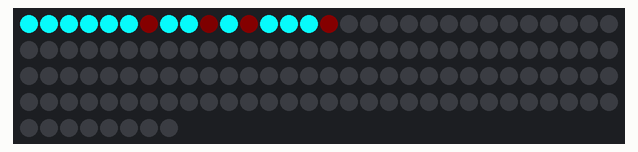
This sketch was run on a simulated Teensy 4. On the bench: 128 RGB LEDs in strip order, left to right, continuing on the next row.

Above: at 0.15 s.

The sketch:

grid16_helloworld.ino
```cpp
#include <OctoWS2811.h>
#include "triangular.h"
#include "hcolor.h"

using namespace Triangular;

static const int ledCount = 16;
DMAMEM int displayMemory[ledCount*6];
int drawingMemory[ledCount*6];
OctoWS2811 leds(ledCount, displayMemory, drawingMemory, WS2811_GRB | WS2811_800kHz);
HPixelBuffer<ledCount> pixbuf;

#define REV1

// This table describes the way the LED strips are arragned in the 16-pixel triangular grid.
#ifdef REV1
static const uint16_t grid16_lut[] = {
  /*  0 */  Grid::EVEN | Grid::DIR_POS |                 Grid::NBR_POS | Grid::V_NONE,
  /*  1 */  Grid::ODD  | Grid::DIR_POS | Grid::NBR_NEG | Grid::NBR_POS | 11,
  /*  2 */  Grid::EVEN | Grid::DIR_POS | Grid::NBR_NEG | Grid::NBR_POS | Grid::V_NONE,
  /*  3 */  Grid::ODD  | Grid::DIR_POS | Grid::NBR_NEG | Grid::NBR_POS | 9,
  /*  4 */  Grid::EVEN | Grid::DIR_POS | Grid::NBR_NEG | Grid::NBR_POS | Grid::V_NONE,
  /*  5 */  Grid::ODD  | Grid::DIR_POS | Grid::NBR_NEG | Grid::NBR_POS | 7,
  /*  6 */  Grid::EVEN | Grid::DIR_POS | Grid::NBR_NEG |                 Grid::V_NONE,

  /*  7 */  Grid::EVEN | Grid::DIR_NEG | Grid::NBR_NEG |                 5,
  /*  8 */  Grid::ODD  | Grid::DIR_NEG | Grid::NBR_NEG | Grid::NBR_POS | 14,
  /*  9 */  Grid::EVEN | Grid::DIR_NEG | Grid::NBR_NEG | Grid::NBR_POS | 3,
  /* 10 */  Grid::ODD  | Grid::DIR_NEG | Grid::NBR_NEG | Grid::NBR_POS | 12,
  /* 11 */  Grid::EVEN | Grid::DIR_NEG |                 Grid::NBR_POS | 1,

  /* 12 */  Grid::EVEN | Grid::DIR_POS |                 Grid::NBR_POS | 10,
  /* 13 */  Grid::ODD  | Grid::DIR_POS | Grid::NBR_NEG | Grid::NBR_POS | 15,
  /* 14 */  Grid::EVEN | Grid::DIR_POS | Grid::NBR_NEG |                 8,

  /* 15 */  Grid::EVEN | Grid::DIR_NEG |                                 13,
};
static const Point center(9);

#else // REV2

static const uint16_t grid16_lut[] = {
  /*  0 */  Grid::EVEN | Grid::DIR_NEG |                                 2,

  /*  1 */  Grid::EVEN | Grid::DIR_POS |                 Grid::NBR_POS | 7,
  /*  2 */  Grid::ODD  | Grid::DIR_POS | Grid::NBR_NEG | Grid::NBR_POS | 0,
  /*  3 */  Grid::EVEN | Grid::DIR_POS | Grid::NBR_NEG |                 5,

  /*  4 */  Grid::EVEN | Grid::DIR_NEG | Grid::NBR_NEG |                 14,
  /*  5 */  Grid::ODD  | Grid::DIR_NEG | Grid::NBR_NEG | Grid::NBR_POS | 3,
  /*  6 */  Grid::EVEN | Grid::DIR_NEG | Grid::NBR_NEG | Grid::NBR_POS | 12,
  /*  7 */  Grid::ODD  | Grid::DIR_NEG | Grid::NBR_NEG | Grid::NBR_POS | 1,
  /*  8 */  Grid::EVEN | Grid::DIR_NEG |                 Grid::NBR_POS | 10,

  /*  9 */  Grid::EVEN | Grid::DIR_POS |                 Grid::NBR_POS | Grid::V_NONE,
  /* 10 */  Grid::ODD  | Grid::DIR_POS | Grid::NBR_NEG | Grid::NBR_POS | 8,
  /* 11 */  Grid::EVEN | Grid::DIR_POS | Grid::NBR_NEG | Grid::NBR_POS | Grid::V_NONE,
  /* 12 */  Grid::ODD  | Grid::DIR_POS | Grid::NBR_NEG | Grid::NBR_POS | 6,
  /* 13 */  Grid::EVEN | Grid::DIR_POS | Grid::NBR_NEG | Grid::NBR_POS | Grid::V_NONE,
  /* 14 */  Grid::ODD  | Grid::DIR_POS | Grid::NBR_NEG | Grid::NBR_POS | 4,
  /* 15 */  Grid::EVEN | Grid::DIR_POS | Grid::NBR_NEG |                 Grid::V_NONE,
};
static const Point center(6);
#endif

Grid grid(grid16_lut, sizeof grid16_lut);


void setup()
{
  leds.begin();
}

void loop()
{
  const float bpm = 60;
  float beat = millis() * (bpm / 60000.0f);

  // Background and fade.
  for (unsigned i = 0; i < ledCount; ++i) {
    Point p = i;
    unsigned dist = grid.distance(p, center);
    float alpha = 0.5 * (sin(dist * 0.4 + beat * (M_PI * 2)) + 1);
    pixbuf.pixels[i].color = lerp(HColor8(0), HColor8(0x080000), alpha);
  }

  // Throbbing
  static const int8_t shape[] = {
    -A_AXIS, -C_AXIS, A_AXIS, -B_AXIS, -B_AXIS, -B_AXIS, -B_AXIS,
    -A_AXIS, -A_AXIS, -A_AXIS, -A_AXIS, -A_AXIS,
  };
  HColor colors[] = {
    HColor8(0x00ffff),
    HColor8(0xffffff),
    HColor8(0xff0000),
    HColor8(0x00ff00),
    HColor8(0x0000ff),
  };

  Point p = center;
  float fBeat = beat * 0.6f;
  unsigned nColor = unsigned(fBeat) % (sizeof colors / sizeof colors[0]);
  float flash = 1.0f / (1.0f + fmod(fBeat, 1.0f) * 30.0f);
  HColor c = lerp(HColor8(0), colors[nColor], flash);

  for (int i = 0; i < (sizeof shape / sizeof shape[0]); ++i) {
    grid.move(p, shape[i]);
    pixbuf.pixels[p].color = pixbuf.pixels[p].color + c;
  }

  pixbuf.show(leds);
}
```

hcolor.h
```cpp
// (licence header left out)
#pragma once
#include <stdint.h>
#include <algorithm>

class OctoWS2811;

/// Basic data type for a high-dynamic-range color.
struct HColor {
    uint16_t r, g, b;
};

/// Constructor for 16-bit colors
static inline HColor HColor16(uint16_t r, uint16_t g, uint16_t b) {
    HColor c = { r, g, b };
    return c;
}

/// Constructor for 8-bit colors
static inline HColor HColor8(uint8_t r, uint8_t g, uint8_t b) {
    HColor c = {
        r | (unsigned(r) << 8),
        g | (unsigned(g) << 8),
        b | (unsigned(b) << 8),
    };
    return c;
}

/// Constructor for 8-bit colors packed into a 24-bit word
static inline HColor HColor8(uint32_t rgb) {
    return HColor8( (rgb & 0xFF0000) >> 16, (rgb & 0x00FF00) >> 8, rgb & 0x0000FF );
}

/// Constructor for float colors, with clamping.
static inline HColor HColorF(float r, float g, float b) {
    HColor c = {
        std::min<int>(0xffff, std::max<int>(0, r * 65535.0f + 0.5f)),
        std::min<int>(0xffff, std::max<int>(0, g * 65535.0f + 0.5f)),
        std::min<int>(0xffff, std::max<int>(0, b * 65535.0f + 0.5f)),
    };
    return c;
}

/// Add two colors, with saturation
static inline HColor operator + (HColor a, HColor b) {
    HColor c = {
        std::min<int>(0xffff, unsigned(a.r) + unsigned(b.r)),
        std::min<int>(0xffff, unsigned(a.g) + unsigned(b.g)),
        std::min<int>(0xffff, unsigned(a.b) + unsigned(b.b)),
    };
    return c;
}

/**
 * Linear interpolation between two colors. "Alpha" is in 8-bit fixed point.
 * Returns c1 if alpha==0, or c2 if alpha==0x100. Values outside this range will extrapolate.
 */
static inline HColor lerp8(HColor c1, HColor c2, int alpha) {
  int invA = 0x100 - alpha;
  HColor c = {
    (c1.r * invA + c2.r * alpha) >> 8,
    (c1.g * invA + c2.g * alpha) >> 8,
    (c1.b * invA + c2.b * alpha) >> 8,
  };
  return c;
}

/// Floating point linear interpolation, with clamping.
static inline HColor lerp(HColor c1, HColor c2, float alpha) {
  float invA = 1.0f - alpha;
  HColor c = {
    std::min<int>(0xffff, std::max<int>(0, c1.r * invA + c2.r * alpha)),
    std::min<int>(0xffff, std::max<int>(0, c1.g * invA + c2.g * alpha)),
    std::min<int>(0xffff, std::max<int>(0, c1.b * invA + c2.b * alpha)),
  };
  return c;
}

/// Data type for one display pixel
struct HPixel {
    HColor color;
    int16_t residual[3];

    /// Temporal dithering algorithm. Returns a 24-bit RGB color.
    uint32_t dither() {
        int r16 = color.r + residual[0];
        int g16 = color.g + residual[1];
        int b16 = color.b + residual[2];
        int r8 = std::min<int>(0xff, std::max<int>(0, (r16 + 0x80) >> 8));
        int g8 = std::min<int>(0xff, std::max<int>(0, (g16 + 0x80) >> 8));
        int b8 = std::min<int>(0xff, std::max<int>(0, (b16 + 0x80) >> 8));
        residual[0] = r16 - (r8 | (r8 << 8));
        residual[1] = g16 - (g8 | (g8 << 8));
        residual[2] = b16 - (b8 | (b8 << 8));
        return (r8 << 16) | (g8 << 8) | b8;
    }
};

/// Data type for a framebuffer of pixels
template <unsigned tCount>
struct HPixelBuffer {
    HPixel pixels[tCount];

    /// Update the entire frame
    void show(OctoWS2811 &leds) {
        for (unsigned i = 0; i < tCount; ++i) {
            leds.setPixel(i, pixels[i].dither());
        }
        leds.show();
    }
};
```

triangular.cpp
```cpp
// (licence header left out)
#include "triangular.h"

namespace Triangular {

// Move one unit in the +A axis
static inline Point nextPosA(Point ref, unsigned lutData)
{
    if (lutData & Grid::NBR_POS) {
        if (lutData & Grid::DIR_NEG)
            return Point(unsigned(ref) - 1);
        else
            return Point(unsigned(ref) + 1);
    }
    return Point::invalid();
}

// Move one unit in the -A axis
static inline Point nextNegA(Point ref, unsigned lutData)
{
    if (lutData & Grid::NBR_NEG) {
        if (lutData & Grid::DIR_NEG)
            return Point(unsigned(ref) + 1);
        else
            return Point(unsigned(ref) - 1);
    }
    return Point::invalid();
}

// Move one unit in the vertical direction, between LED strips
static inline Point nextV(Point ref, unsigned lutData)
{
    unsigned v = lutData & Grid::V_MASK;
    if (v == Grid::V_NONE)
        return Point::invalid();
    else
        return Point(v);
}

// Generic move by one unit along any axis
Point Grid::next(Point ref, int axis)
{
    if (ref == Point::invalid())
        return ref;

    unsigned lutData = lut[ref];

    // Decompose into +A, -A, or Vertical motion
    switch (axis) {

    case +A_AXIS:
        return nextPosA(ref, lutData);
    case -A_AXIS:
        return nextNegA(ref, lutData);

    case +B_AXIS:
        if (lutData & ODD)
            return nextV(ref, lutData);
        else
            return nextNegA(ref, lutData);
    case -B_AXIS:
        if (lutData & ODD)
            return nextPosA(ref, lutData);
        else
            return nextV(ref, lutData);

    case +C_AXIS:
        if (lutData & ODD)
            return nextNegA(ref, lutData);
        else
            return nextV(ref, lutData);
    case -C_AXIS:
        if (lutData & ODD)
            return nextV(ref, lutData);
        else
            return nextPosA(ref, lutData);

    default:
        return Point::invalid();
    }
}

bool Grid::move(Point &ref, int axis)
{
    Point n = next(ref, axis);
    if (n == Point::invalid())
        return false;
    ref = n;
    return true;
}

unsigned Grid::neighbors(Point ref, Point results[3])
{
    if (ref == Point::invalid())
        return 0;

    unsigned lutData = lut[ref];
    unsigned count = 0;

    if ((results[count] = nextNegA(ref, lutData)) != Point::invalid()) count++;
    if ((results[count] = nextPosA(ref, lutData)) != Point::invalid()) count++;
    if ((results[count] = nextV(ref, lutData))    != Point::invalid()) count++;

    return count;
}

unsigned Grid::distance(Point p1, Point p2)
{
    // Current best distance from p1, for each grid location.
    uint16_t distanceMemo[count];
    for (unsigned i = 0; i < count; ++i)
        distanceMemo[i] = 0xFFFF;

    // FIFO queue of triangles to examine
    Point fifo[count];
    unsigned fifoLoad = 0, fifoStore = 0;

    // Visit point p1 first. We stop when we've reached p2.
    fifo[fifoStore++] = p1;
    distanceMemo[p1] = 0;

    // Keep looking as long as the FIFO isn't empty.
    while (fifoLoad != fifoStore) {

        // Dequeue next point to examine
        Point current = fifo[fifoLoad++];
        if (fifoLoad == count)
            fifoLoad = 0;

        // Calculate minimum distance for its neighbors
        unsigned nbrDist = distanceMemo[current] + 1;

        // Can we do better than the already-memoized distances for each neighbor?
        Point nbr[3];
        unsigned nbrCount = neighbors(current, nbr);
        for (unsigned i = 0; i < nbrCount; ++i) {
            Point nbrPoint = nbr[i];

            if (nbrDist < distanceMemo[nbrPoint]) {
                // Yes, we can improve it. Lower this neighbor's distance, and put it
                // back on the FIFO so we'll examine its children later.
                distanceMemo[nbrPoint] = nbrDist;
                fifo[fifoStore++] = nbrPoint;
                if (fifoStore == count)
                    fifoStore = 0;
            }
        }
    }

    // Return the best route we found to p2.
    return distanceMemo[p2];
}


}  // namespace Triangular
```

triangular.h
```cpp
// (licence header left out)
#pragma once
#include <stdint.h>

namespace Triangular {

// Axes, can be negative or positive.
static const int NO_AXIS = 0;
static const int A_AXIS = 1;
static const int B_AXIS = 2;
static const int C_AXIS = 3;


/*
 * Data type for one point on the triangular grid.
 * Stored as a physical LED index. These are lightweight
 * objects that don't themselves know about the grid structure.
 */
class Point {
    uint16_t index;
    static const uint16_t INVALID_INDEX = (uint16_t) -1;

public:
    /// Construct a new Point with a given index
    Point(unsigned index) : index(index) {}

    /// Uninitialized, to support arrays of points.
    Point() {}

    /// Invalid index.
    static Point invalid() {
        return Point(INVALID_INDEX);
    }

    bool operator == (Point other) const {
        return index == other.index;
    }

    /// Cast to index
    operator unsigned () const {
        return index;
    }
};


/*
 * Represents the shape and connectedness of a triangular grid.
 * This object is constructed with a lookup table that holds characteristics
 * for each pixel in the grid. Each LUT entry includes several flags ORed
 * with the index of the vertically adjacent triangle.
 */
class Grid {
    const uint16_t *lut;
    const unsigned count;

public:
    // Triangle orientation
    static const uint16_t EVEN = 0 << 15;
    static const uint16_t ODD = 1 << 15;

    // Strip direction along "A" axis.
    static const uint16_t DIR_POS = 0 << 14;
    static const uint16_t DIR_NEG = 1 << 14;

    // Neighbors along "A" axis.
    static const uint16_t NBR_POS = 1 << 13;
    static const uint16_t NBR_NEG = 1 << 12;

    // Vertical adjacency, low 12 bits
    static const uint16_t V_MASK = 0x0FFF;
    static const uint16_t V_NONE = V_MASK & (-1);

    Grid(const uint16_t *lut, unsigned lutSize)
        : lut(lut), count(lutSize / sizeof lut[0]) {}

    /*
     * Calculate the next triangle in a particular direction.
     * Returns an invalid point if we moved past an edge, or if
     * the input point was invalid.
     */
    Point next(Point ref, int axis);

    // Move one unit, return 'true' if successful, 'false' if we can't.
    bool move(Point &ref, int axis);

    // Fill an array with all neighbors of a given triangle, and return its neighbor count.
    unsigned neighbors(Point ref, Point results[3]);

    // Measure the distance between two points, using a breadth-first search.
    unsigned distance(Point p1, Point p2);
};


}  // namespace Triangular
```
